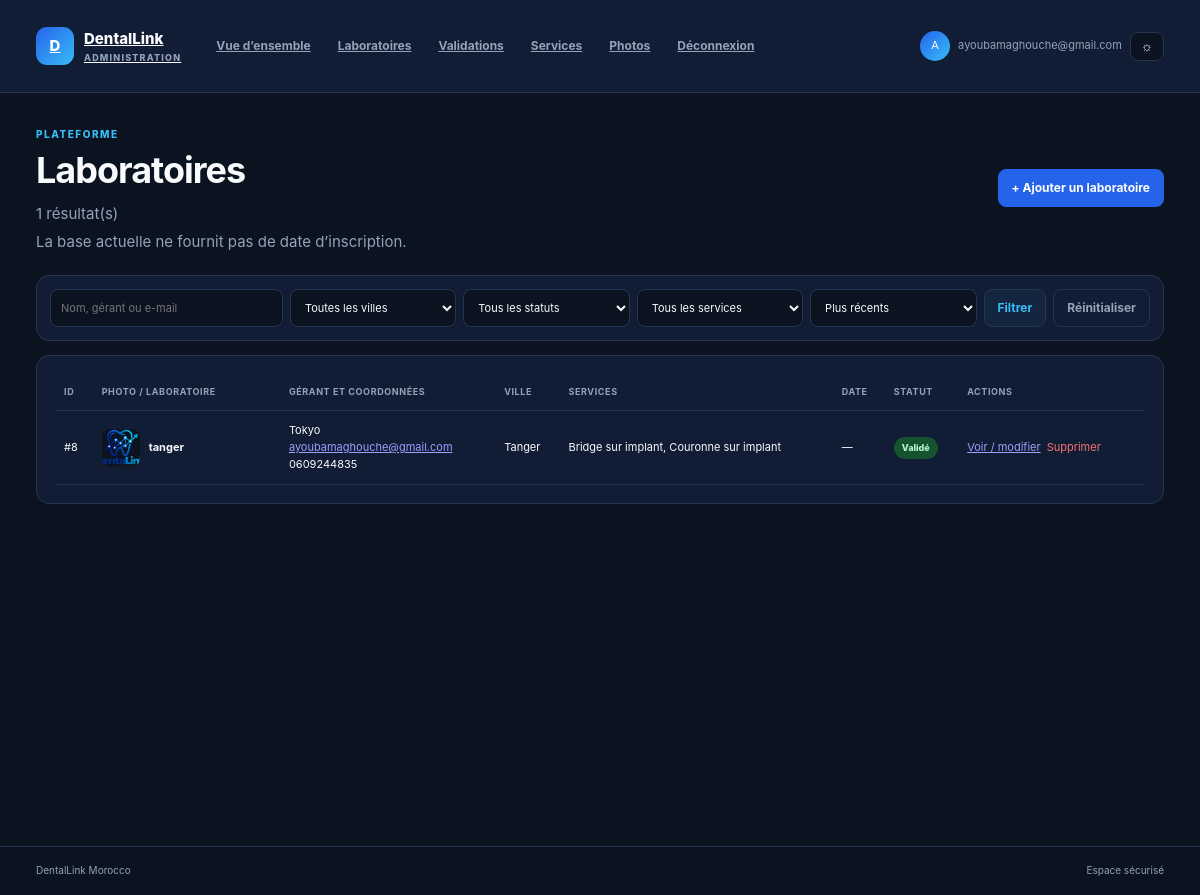
The app's page /admin/laboratoires.php (signed in) with its own data.
### tables this page shows
CREATE TABLE `laboratoire` (
  `id_laboratoire` int(11) NOT NULL,
  `nom_laboratoire` varchar(150) NOT NULL,
  `nom_gerant` varchar(100) NOT NULL,
  `telephone` varchar(20) NOT NULL,
  `email` varchar(100) NOT NULL,
  `mot_de_passe` varchar(255) NOT NULL,
  `adresse` varchar(255) NOT NULL,
  `ville` varchar(100) NOT NULL,
  `site_web` varchar(255) DEFAULT NULL,
  `instagram` varchar(255) DEFAULT NULL,
  `description` text DEFAULT NULL,
  `statut` enum('en_attente','accepte','refuse') DEFAULT 'en_attente'
);

### includes/schema.php (called while the page is built, shortened)
<?php
final class DentalSchema
{
    private array $columns;
    private function __construct(array $columns, array $statuses) { $this->columns = $columns; $this->statuses = $statuses; }
    public static function inspect(PDO $pdo): self
    {
        $columns = [];
        foreach (['laboratoire','service','laboratoire_service','image_laboratoire','admin'] as $table) {
            try { $columns[$table] = $pdo->query('SHOW COLUMNS FROM `' . $table . '`')->fetchAll(PDO::FETCH_ASSOC); }
            catch (PDOException $e) { $columns[$table] = []; }
        }
        $statuses = [];
        foreach ($columns['laboratoire'] as $column) if ($column['Field'] === 'statut' && preg_match_all("/'((?:[^']|\\\\')*)'/", (string)$column['Type'], $m)) $statuses = $m[1];
        return new self($columns, $statuses);
    }
    public function has(string $table, string $column): bool { foreach ($this->columns[$table] ?? [] as $item) if ($item['Field'] === $column) return true; return false; }
    public function field(string $table, array $candidates): string
    {
        foreach ($candidates as $candidate) if ($this->has($table, $candidate)) return $candidate;
        throw new RuntimeException('Le schéma SQL ne contient aucune colonne attendue pour ' . $table . '.');
    }
    public function labId(): string { return $this->field('laboratoire', ['id','id_laboratoire']); }
    public function serviceId(): string { return $this->field('service', ['id','id_service']); }
    public function serviceName(): string { return $this->field('service', ['nom','nom_service']); }
    public function imageId(): string { return $this->field('image_laboratoire', ['id','id_image']); }
    public function imagePath(): string { return $this->field('image_laboratoire', ['chemin','url_image']); }
    public function hasDocument(): bool { return $this->has('laboratoire', 'document_verification'); }
    public function hasCreatedAt(string $table = 'laboratoire'): bool { return $this->has($table, 'created_at'); }
    public function canonicalStatus(string $stored): string { return ['accepte'=>'valide','refuse'=>'rejete'][$stored] ?? $stored; }
    public function statusLabel(string $stored): string { return ['en_attente'=>'En attente','valide'=>'Validé','accepte'=>'Validé','rejete'=>'Rejeté','refuse'=>'Rejeté'][$stored] ?? $stored; }
}
function dental_schema(PDO $pdo): DentalSchema { static $schema; return $schema ??= DentalSchema::inspect($pdo); }

### includes/auth.php (called while the page is built, shortened)
<?php
require_once __DIR__.'/../config/database.php';
function e(?string $v):string{return htmlspecialchars($v??'',ENT_QUOTES|ENT_SUBSTITUTE,'UTF-8');}

### config/database.php (called while the page is built, shortened)
<?php
final class Database {
    private static ?PDO $connection = null;
    public static function connection(): PDO {
        if (self::$connection === null) {
            $host = getenv('DB_HOST') ?: '127.0.0.1';
            $name = getenv('DB_NAME') ?: 'laboratoire_dentaire';
            $user = getenv('DB_USER') ?: 'root';
            $pass = getenv('DB_PASS') ?: '';
            self::$connection = new PDO("mysql:host={$host};dbname={$name};charset=utf8mb4", $user, $pass, [PDO::ATTR_ERRMODE=>PDO::ERRMODE_EXCEPTION, PDO::ATTR_DEFAULT_FETCH_MODE=>PDO::FETCH_ASSOC, PDO::ATTR_EMULATE_PREPARES=>false]);
        }
        return self::$connection;
    }
}

### includes/admin-functions.php (called while the page is built, shortened)
<?php
require_once __DIR__ . '/auth.php';
require_once __DIR__ . '/schema.php';
function admin_status_label(string $status): string { return dental_schema(Database::connection())->statusLabel($status); }

### admin/laboratoires.php (the view, shortened to what this page needs)
<?php
require_once __DIR__.'/../includes/admin-functions.php';$schema=dental_schema($pdo);$labIdColumn=$schema->labId();$serviceIdColumn=$schema->serviceId();$serviceNameColumn=$schema->serviceName();$imageIdColumn=$schema->imageId();$imagePathColumn=$schema->imagePath();$hasDocument=$schema->hasDocument();$hasLabDate=$schema->hasCreatedAt();$hasImageDate=$schema->hasCreatedAt('image_laboratoire');
$error='';$flash=admin_take_flash();$editId=(int)($_GET['id']??0);$showCreate=($_GET['action']??'')==='create';
$statuses=['en_attente'=>'En attente','valide'=>'Validé','rejete'=>'Rejeté'];$status=(string)($_GET['statut']??'');if(!isset($statuses[$status]))$status='';$city=trim((string)($_GET['ville']??''));$service=(int)($_GET['service']??0);$search=trim((string)($_GET['q']??''));$direction=(($_GET['tri']??'recent')==='oldest')?'ASC':'DESC';$sort="l.created_at $direction,l.`$labIdColumn` $direction";$page=max(1,(int)($_GET['page']??1));$perPage=15;
$cities=$pdo->query("SELECT DISTINCT ville FROM laboratoire WHERE ville<>'' ORDER BY ville")->fetchAll(PDO::FETCH_COLUMN);$services=$pdo->query("SELECT `$serviceIdColumn` id,`$serviceNameColumn` nom FROM service ORDER BY `$serviceNameColumn`")->fetchAll();$where=[];$params=[];if($hasLabDate&&($_GET['recent']??'')==='1')$where[]="l.created_at>=DATE_FORMAT(CURRENT_DATE,'%Y-%m-01')";if($search!==''){$where[]='(l.nom_laboratoire LIKE ? OR l.nom_gerant LIKE ? OR l.email LIKE ?)';$term='%'.$search.'%';array_push($params,$term,$term,$term);}if($status!==''){$where[]='l.statut=?';$params[]=$schema->status($status);}if($city!==''){$where[]='l.ville=?';$params[]=$city;}if($service>0){$where[]="EXISTS(SELECT 1 FROM laboratoire_service ls WHERE ls.laboratoire_id=l.`$labIdColumn` AND ls.service_id=?)";$params[]=$service;}$whereSql=$where?'WHERE '.implode(' AND ',$where):'';$q=$pdo->prepare('SELECT COUNT(*) FROM laboratoire l '.$whereSql);$q->execute($params);$total=(int)$q->fetchColumn();$pages=max(1,(int)ceil($total/$perPage));$page=min($page,$pages);$offset=($page-1)*$perPage;
$docSelect=$hasDocument?'l.document_verification':'NULL AS document_verification';$dateSelect=$hasLabDate?'l.created_at':'NULL AS created_at';$imageSort=$hasImageDate?'i.created_at DESC,':'';$sort=$hasLabDate?"l.created_at $direction,l.`$labIdColumn` $direction":"l.`$labIdColumn` $direction";$sql="SELECT l.`$labIdColumn` id,l.nom_laboratoire,l.nom_gerant,l.email,l.telephone,l.ville,l.statut,$dateSelect,$docSelect,(SELECT i.`$imagePathColumn` FROM image_laboratoire i WHERE i.laboratoire_id=l.`$labIdColumn` ORDER BY $imageSort i.`$imageIdColumn` LIMIT 1) photo,(SELECT GROUP_CONCAT(s.`$serviceNameColumn` ORDER BY s.`$serviceNameColumn` SEPARATOR ', ') FROM laboratoire_service ls JOIN service s ON s.`$serviceIdColumn`=ls.service_id WHERE ls.laboratoire_id=l.`$labIdColumn`) services FROM laboratoire l $whereSql ORDER BY $sort LIMIT $perPage OFFSET $offset";$q=$pdo->prepare($sql);$q->execute($params);$labs=$q->fetchAll();$current=null;$selected=[];$images=[];if($editId){$q=$pdo->prepare("SELECT * FROM laboratoire WHERE `$labIdColumn`=?");$q->execute([$editId]);$current=$q->fetch();if($current){$q=$pdo->prepare('SELECT service_id FROM laboratoire_service WHERE laboratoire_id=?');$q->execute([$editId]);$selected=array_map('intval',$q->fetchAll(PDO::FETCH_COLUMN));$q=$pdo->prepare("SELECT `$imageIdColumn` id,`$imagePathColumn` chemin FROM image_laboratoire WHERE laboratoire_id=? ORDER BY `$imageIdColumn` DESC");$q->execute([$editId]);$images=$q->fetchAll();}}if($showCreate)$current=null;$query=$_GET;unset($query['page']);$pageUrl=static fn(int $n):string=>'laboratoires.php?'.http_build_query($query+['page'=>$n]);$pageTitle='Laboratoires — Administration';$assetPrefix='../';$navContext='admin';$pageStyles=['assets/css/admin.css'];$pageScripts=['assets/js/admin.js'];require __DIR__.'/../includes/header.php';require __DIR__.'/../includes/navbar.php';
?>
<main class="admin-main"><div class="admin-heading"><div><p class="admin-eyebrow">Plateforme</p><h1>Laboratoires</h1><p class="admin-muted"><?=$total?> résultat(s)</p><?php if(!$hasLabDate):?><p class="admin-muted">La base actuelle ne fournit pas de date d’inscription.</p><?php endif;?></div><a class="admin-button admin-primary" href="laboratoires.php?action=create">+ Ajouter un laboratoire</a></div>
<section class="admin-panel filters-panel"><form method="get" class="filters-form"><input type="search" name="q" placeholder="Nom, gérant ou e-mail" value="<?=e($search)?>"><select name="ville"><option value="">Toutes les villes</option></select><select name="statut"><option value="">Tous les statuts</option></select><select name="service"><option value="">Tous les services</option></select><select name="tri"><option value="recent" <?=$sort[0]==='l'&&($_GET['tri']??'')!=='oldest'?'selected':''?>>Plus récents</option></select><button class="admin-button admin-secondary">Filtrer</button><a class="admin-button admin-ghost" href="laboratoires.php">Réinitialiser</a></form></section>
<section class="admin-panel"><div class="table-wrap"><table class="admin-table"><thead><tr><th>ID</th><th>Photo / laboratoire</th><th>Gérant et coordonnées</th><th>Ville</th><th>Services</th><th>Date</th><th>Statut</th><th>Actions</th></tr></thead><tbody><?php foreach($labs as $l):?><tr><td>#<?=$l['id']?></td><td><div class="lab-cell"><?php if($l['photo']):?><img src="../<?=e($l['photo'])?>" alt=""><?php endif;?><strong><?=e($l['nom_laboratoire'])?></strong></div></td><td><?=e($l['nom_gerant'])?><br><a href="mailto:<?=e($l['email'])?>"><?=e($l['email'])?></a><br><?=e($l['telephone'])?></td><td><?=e($l['ville'])?></td><td><?=e($l['services']??'—')?></td><td><?=$l['created_at']?e(date('d/m/Y',strtotime($l['created_at']))):'—'?></td><td><span class="status-badge status-<?=e($schema->canonicalStatus($l['statut']))?>"><?=e(admin_status_label($l['statut']))?></span></td><td><a href="laboratoires.php?id=<?=$l['id']?>">Voir / modifier</a><form method="post" action="delete-lab.php" class="inline-form" data-confirm="Supprimer définitivement ce laboratoire et ses médias ?"><?=csrf_field()?><input type="hidden" name="laboratoire_id" value="<?=$l['id']?>"><button class="danger-link">Supprimer</button></form></td></tr><?php endforeach;?><?php if(!$labs):?><tr><td colspan="8" class="empty-cell">Aucun résultat.</td></tr><?php endif;?></tbody></table></div><?php if($pages>1):?><nav class="admin-pagination"><?php if($page>1):?><a href="<?=e($pageUrl($page-1))?>">Précédent</a><?php endif;?><span>Page <?=$page?> / <?=$pages?></span><?php if($page<$pages):?><a href="<?=e($pageUrl($page+1))?>">Suivant</a><?php endif;?></nav><?php endif;?></section></main><?php require __DIR__.'/../includes/footer.php'; ?>

### assets/css/admin.css (style rules this page uses)
:root { color-scheme:dark;--admin-bg:#0b1220;--admin-surface:#111c35;--admin-line:#263651;--admin-text:#f8fafc;--admin-muted:#94a3b8;--admin-blue:#2563eb;--admin-cyan:#38bdf8;--admin-green:#22c55e;--admin-orange:#f59e0b;--admin-red:#f87171 }
body:has(.admin-main) { margin:0;background:var(--admin-bg);color:var(--admin-text);font:15px/1.55 Inter,system-ui,sans-serif }
.admin-main { max-width:1480px;min-height:calc(100vh - 125px);margin:auto;padding:30px clamp(14px,3vw,40px) 48px }
.admin-heading,.panel-heading { display:flex;justify-content:space-between;align-items:center;gap:16px }
.admin-heading { margin-bottom:22px }
.admin-heading h1 { margin:0;font-size:clamp(27px,3vw,38px);letter-spacing:-1px }
.admin-heading p { margin:4px 0 0 }
.admin-eyebrow { color:var(--admin-cyan);font-size:10px;font-weight:800;letter-spacing:1.5px;text-transform:uppercase }
.admin-muted,.panel-heading p { color:var(--admin-muted) }
.admin-button { display:inline-flex;align-items:center;justify-content:center;border:1px solid var(--admin-line);border-radius:8px;padding:9px 13px;background:transparent;color:var(--admin-text);font:inherit;font-size:12px;font-weight:750;cursor:pointer;text-decoration:none }
.admin-primary { background:var(--admin-blue);border-color:var(--admin-blue);color:white }
.admin-secondary { color:var(--admin-cyan);background:#38bdf80d }
.admin-ghost { color:var(--admin-muted) }
.stat-card,.admin-panel { background:var(--admin-surface);border:1px solid var(--admin-line);border-radius:13px }
.admin-panel { padding:18px;margin-bottom:14px;min-width:0 }
.table-wrap { overflow-x:auto }
.admin-table { width:100%;border-collapse:collapse;min-width:770px }
.admin-table th,.admin-table td { text-align:left;padding:11px 9px;border-bottom:1px solid var(--admin-line);font-size:11px;vertical-align:middle }
.admin-table th { color:var(--admin-muted);font-size:9px;text-transform:uppercase;letter-spacing:.6px }
.lab-cell { display:flex;align-items:center;gap:9px;min-width:140px }
.lab-cell img,.media-grid img { width:38px;height:38px;object-fit:cover;border-radius:8px;background:var(--admin-bg) }
.status-badge { display:inline-flex;border-radius:99px;padding:4px 8px;font-size:9px;font-weight:800;white-space:nowrap }
.status-valide { background:#14532d;color:#bbf7d0 }
.filters-panel { padding:13px }
.filters-form { display:grid;grid-template-columns:minmax(160px,1.4fr) repeat(4,minmax(110px,1fr)) auto auto;gap:7px }
.filters-form input,.filters-form select,.service-search input,.admin-form input,.admin-form textarea { min-width:0;width:100%;border:1px solid var(--admin-line);border-radius:8px;background:var(--admin-bg);color:var(--admin-text);padding:9px 10px;font:inherit;font-size:11px }
.inline-form { display:inline }
.danger-link { border:0;background:none;color:var(--admin-red);font:inherit;font-size:11px;cursor:pointer }

### records on screen
laboratoire: id_laboratoire "8", nom_laboratoire "tanger", nom_gerant "Tokyo", email "ayoubamaghouche@gmail.com", telephone "0609244835", ville "Tanger", services "Bridge sur implant, Couronne sur implant", statut "Validé"

### other values on screen
$label "Vue d’ensemble"
$label "Laboratoires"
$label "Validations"
$label "Services"
$label "Photos"
$label "Déconnexion"
$_SESSION['admin_email'] "ayoubamaghouche@gmail.com"
$total "1"
